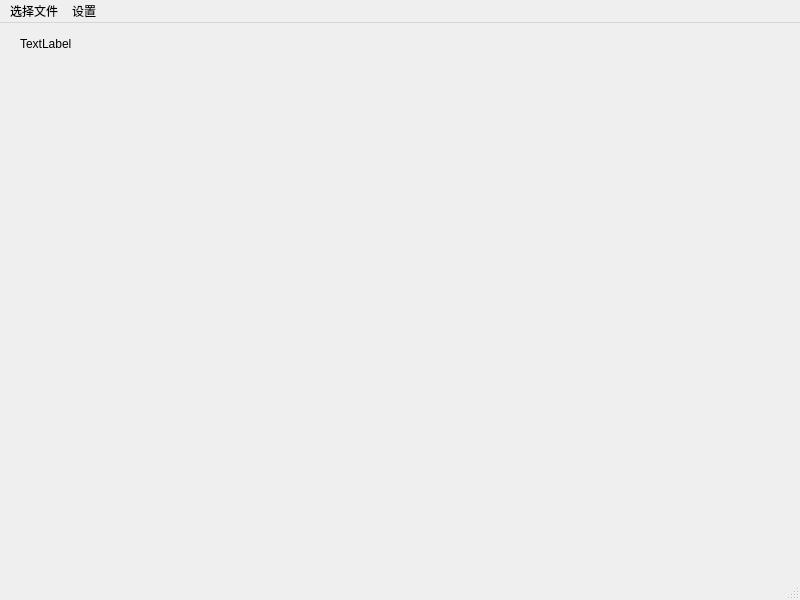
<?xml version="1.0" encoding="UTF-8"?>
<ui version="4.0">
 <class>MainWindow</class>
 <widget class="QMainWindow" name="MainWindow">
  <property name="geometry">
   <rect>
    <x>0</x>
    <y>0</y>
    <width>800</width>
    <height>600</height>
   </rect>
  </property>
  <property name="windowTitle">
   <string>MainWindow</string>
  </property>
  <widget class="QWidget" name="centralwidget">
   <widget class="QLabel" name="label">
    <property name="geometry">
     <rect>
      <x>20</x>
      <y>10</y>
      <width>121</width>
      <height>21</height>
     </rect>
    </property>
    <property name="text">
     <string>TextLabel</string>
    </property>
   </widget>
  </widget>
  <widget class="QMenuBar" name="menubar">
   <property name="geometry">
    <rect>
     <x>0</x>
     <y>0</y>
     <width>800</width>
     <height>23</height>
    </rect>
   </property>
   <widget class="QMenu" name="menu">
    <property name="title">
     <string>选择文件</string>
    </property>
   </widget>
   <widget class="QMenu" name="menu_2">
    <property name="title">
     <string>设置</string>
    </property>
   </widget>
   <addaction name="menu"/>
   <addaction name="menu_2"/>
  </widget>
  <widget class="QStatusBar" name="statusbar"/>
 </widget>
 <resources/>
 <connections/>
</ui>
